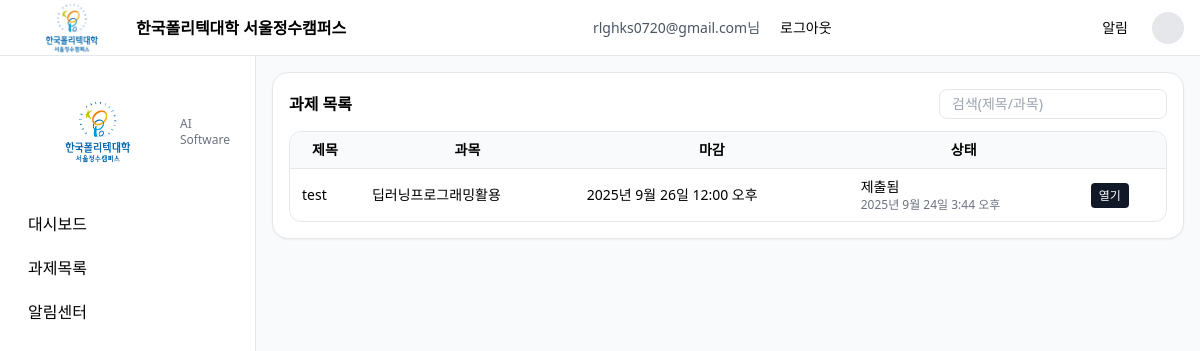
Page /assignments/ (signed in) on the earlier database version.
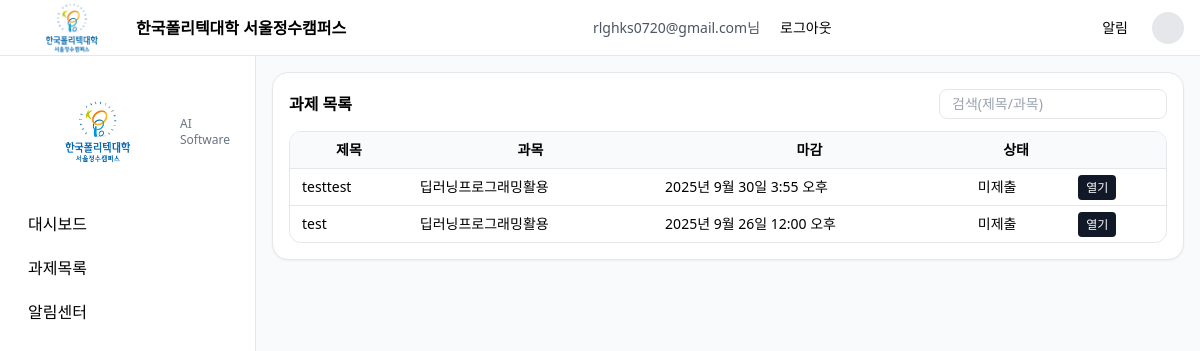
Same page on the later database version.
### submit/models.py (models this page shows, shortened)
class Assignment(models.Model):
    course = models.ForeignKey(Course, on_delete=models.CASCADE, verbose_name="과목")
    title = models.CharField("제목", max_length=120)
    description = models.TextField("설명", blank=True)
    due_at = models.DateTimeField("마감일시")
    max_score = models.PositiveIntegerField("배점", default=100)
    late_policy = models.CharField("지연 정책", max_length=50, blank=True)   # ex) "accept -10/day"
    file_rules = models.CharField("파일 규칙", max_length=100, blank=True)   # ex) "pdf,zip; 20MB"
    created_at = models.DateTimeField("생성일시", auto_now_add=True)
    class Meta:
        verbose_name = "과제"
        verbose_name_plural = "과제"

class Course(models.Model):
    title = models.CharField("과목명", max_length=100)
    code = models.CharField("과목코드", max_length=20, unique=True)
    teacher = models.ForeignKey(User, on_delete=models.CASCADE, related_name="teaching_courses", verbose_name="담당교원")
    class Meta:
        verbose_name = "과목"
        verbose_name_plural = "과목"

class Submission(models.Model):
    STATUS = (
        ("not_submitted", "미제출"),
        ("late", "지연제출"),
        ("submitted", "제출됨"),
        ("graded", "채점완료"),
    )
    assignment = models.ForeignKey(Assignment, on_delete=models.CASCADE, verbose_name="과제")
    student = models.ForeignKey(User, on_delete=models.CASCADE, verbose_name="학생")
    status = models.CharField("상태", max_length=20, choices=STATUS, default="not_submitted")
    comment = models.TextField("제출 메모", blank=True)
    submitted_at = models.DateTimeField("제출일시", null=True, blank=True)
    class Meta:
        verbose_name = "제출"
        verbose_name_plural = "제출"
        unique_together = ("assignment", "student")

### submit/views.py (the view)
# urls.py: path("assignments/", views.assignments_list, name="assignments_list"),
@login_required
def assignments_list(request):
    assignments = list(
        Assignment.objects.select_related("course").order_by("-created_at")
    )
    subs = Submission.objects.filter(
        student=request.user, assignment__in=assignments
    ).select_related("assignment")
    sub_by_aid = {s.assignment_id: s for s in subs}
    for a in assignments:
        a.user_submission = sub_by_aid.get(a.id)  # ← 템플릿에서 a.user_submission 로 접근
    return render(request, "assignments_list.html", {"assignments": assignments})

### templates/assignments_list.html (shortened to what this page needs)
{% extends 'base.html' %}
{% block content %}
<div class="rounded-2xl border bg-white p-4 shadow-sm">
  <div class="flex items-center justify-between mb-3">
    <div class="font-semibold">과제 목록</div>
    <input class="border rounded-lg px-3 py-1 text-sm" placeholder="검색(제목/과목)">
  </div>
  <div class="overflow-auto rounded-xl border">
    <table class="min-w-full text-sm">
      <thead class="bg-gray-50">
        <tr>
          <th class="px-3 py-2">제목</th>
          <th class="px-3 py-2">과목</th>
          <th class="px-3 py-2">마감</th>
          <th class="px-3 py-2">상태</th>
          <th class="px-3 py-2"></th>
        </tr>
      </thead>
      <tbody>
        {% for a in assignments %}
        <tr class="border-t hover:bg-gray-50">
          <td class="px-3 py-2">{{ a.title }}</td>
          <td class="px-3 py-2">{{ a.course.title }}</td>
          <td class="px-3 py-2">{{ a.due_at }}</td>
          <td class="px-3 py-2">
            {% if a.user_submission %}
              {{ a.user_submission.get_status_display }}
              {% if a.user_submission.submitted_at %}
                <div class="text-xs text-gray-500">
                  {{ a.user_submission.submitted_at }}
                </div>
              {% endif %}
            {% else %}
              미제출
            {% endif %}
          </td>
          <td class="px-3 py-2">
            <a href="{% url 'assignment_detail' a.id %}" class="px-2 py-1 text-xs rounded bg-gray-900 text-white">열기</a>
          </td>
        </tr>
        {% empty %}
        <tr><td class="px-3 py-4 text-gray-500" colspan="5">과제가 없습니다.</td></tr>
        {% endfor %}
      </tbody>
    </table>
  </div>
</div>
{% endblock %}

Differences in the rows shown:
added Assignment: title "testtest", course "딥러닝프로그래밍활용", due_at "2025년 9월 30일 3:55 오후", user_submission.status "미제출"
changed through a linked row, Assignment "test": user_submission.status "제출됨" → "미제출"; user_submission.submitted_at "2025년 9월 24일 3:44 오후" → (not shown)
